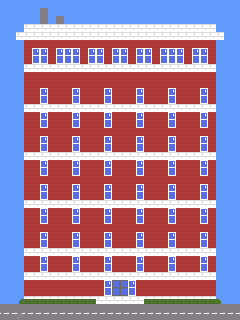

A level layout from a 2D game, rendered from its tile map. Below: a short description, then the map file with tile-grid data replaced by summaries:
An orthogonal 30x40 tile map with 8x8 px tiles, 3 tile layers (Tile Layer 1, Tile Layer 2, Item Layer), 1 hidden layer not drawn, 2 tilesets.

<map version="1.5" tiledversion="1.7.2" orientation="orthogonal" renderorder="right-down" width="30" height="40" tilewidth="8" tileheight="8" infinite="0" nextlayerid="6" nextobjectid="1">
 <editorsettings>
  <export target="map1.csv" format="csv" />
 </editorsettings>
 <tileset firstgid="1" source="tileset.tsx" />
 <tileset firstgid="89" source="tileset.tsx" />
 <layer id="1" name="Tile Layer 1" width="30" height="40">
  <data>[1200 cells, 1200 non-empty, 10 distinct tile ids]</data>
 </layer>
 <layer id="2" name="Tile Layer 2" width="30" height="40">
  <data>[1200 cells, 93 non-empty, 16 distinct tile ids]</data>
 </layer>
 <layer id="3" name="Col Layer" width="30" height="40" visible="0" locked="1">
  <data>[1200 cells, 30 non-empty, 1 distinct tile ids]</data>
 </layer>
 <layer id="4" name="Item Layer" width="30" height="40" locked="1">
  <data>[1200 cells, 0 non-empty, 0 distinct tile ids]</data>
 </layer>
</map>
